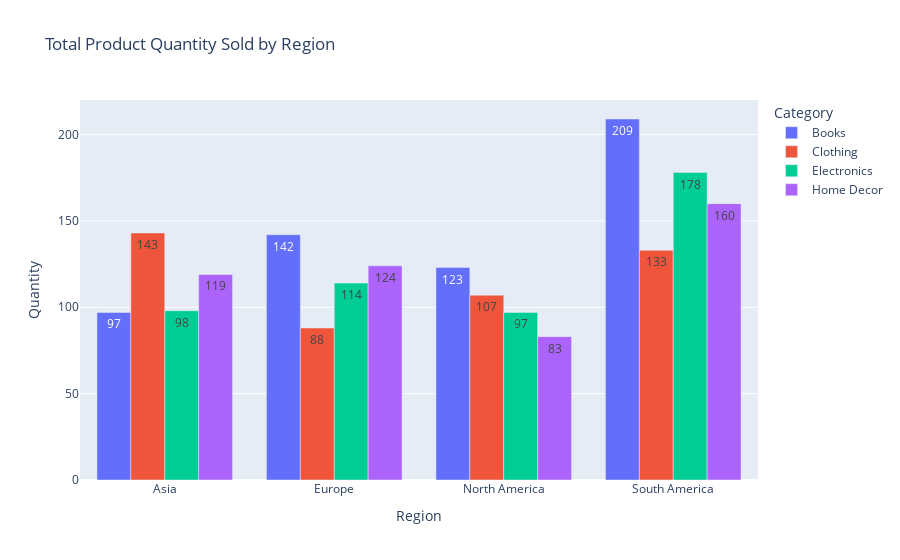

Source (notebook cell):
### Markdown cell above
**Regional Performance:** South America appears to be the strongest performing region overall, with consistently high sales across most days
Asia and Europe show moderate performance levels
North America has the lowest overall sales numbers among the regions


**Day-by-Day Analysis:** Friday is particularly strong in South America (around 33k sales)
Wednesday shows high performance across most regions
Sunday tends to have lower sales volumes in most regions
Monday and Thursday show considerable variation between regions


**Notable Highlights:** The highest single bar appears to be Friday in South America at approximately 33k sales
Asia shows a notable spike on Wednesday at around 27k sales
North America's sales are more evenly distributed across days compared to other regions

### Code cell
summarized_quantity = master_table.groupby(['Region','Category'])[['Quantity']].sum()
# Create a grouped bar chart
fig = px.bar(
    summarized_quantity.reset_index(),
    x='Region',
    y='Quantity',
    color='Category',
    barmode='group',
    title="Total Product Quantity Sold by Region",
    labels={'TotalValue': 'Total Sales'},
    text_auto=True
)

fig.show()

### Figure 1 — Plotly figure (JSON) as saved in the notebook; plotly's stock layout.template omitted (floating-point values rounded to 4 significant figures)
{"data": [{"alignmentgroup": "True", "hovertemplate": "Category=Books<br>Region=%{x}<br>Quantity=%{y}<extra></extra>", "legendgroup": "Books", "marker": {"color": "#636efa", "pattern": {"shape": ""}}, "name": "Books", "offsetgroup": "Books", "orientation": "v", "showlegend": true, "textposition": "auto", "texttemplate": "%{y}", "type": "bar", "x": ["Asia", "Europe", "North America", "South America"], "xaxis": "x", "y": [97, 142, 123, 209], "yaxis": "y"}, {"alignmentgroup": "True", "hovertemplate": "Category=Clothing<br>Region=%{x}<br>Quantity=%{y}<extra></extra>", "legendgroup": "Clothing", "marker": {"color": "#EF553B", "pattern": {"shape": ""}}, "name": "Clothing", "offsetgroup": "Clothing", "orientation": "v", "showlegend": true, "textposition": "auto", "texttemplate": "%{y}", "type": "bar", "x": ["Asia", "Europe", "North America", "South America"], "xaxis": "x", "y": [143, 88, 107, 133], "yaxis": "y"}, {"alignmentgroup": "True", "hovertemplate": "Category=Electronics<br>Region=%{x}<br>Quantity=%{y}<extra></extra>", "legendgroup": "Electronics", "marker": {"color": "#00cc96", "pattern": {"shape": ""}}, "name": "Electronics", "offsetgroup": "Electronics", "orientation": "v", "showlegend": true, "textposition": "auto", "texttemplate": "%{y}", "type": "bar", "x": ["Asia", "Europe", "North America", "South America"], "xaxis": "x", "y": [98, 114, 97, 178], "yaxis": "y"}, {"alignmentgroup": "True", "hovertemplate": "Category=Home Decor<br>Region=%{x}<br>Quantity=%{y}<extra></extra>", "legendgroup": "Home Decor", "marker": {"color": "#ab63fa", "pattern": {"shape": ""}}, "name": "Home Decor", "offsetgroup": "Home Decor", "orientation": "v", "showlegend": true, "textposition": "auto", "texttemplate": "%{y}", "type": "bar", "x": ["Asia", "Europe", "North America", "South America"], "xaxis": "x", "y": [119, 124, 83, 160], "yaxis": "y"}], "layout": {"barmode": "group", "legend": {"title": {"text": "Category"}, "tracegroupgap": 0}, "title": {"text": "Total Product Quantity Sold by Region"}, "xaxis": {"anchor": "y", "domain": [0, 1], "title": {"text": "Region"}}, "yaxis": {"anchor": "x", "domain": [0, 1], "title": {"text": "Quantity"}}}}
